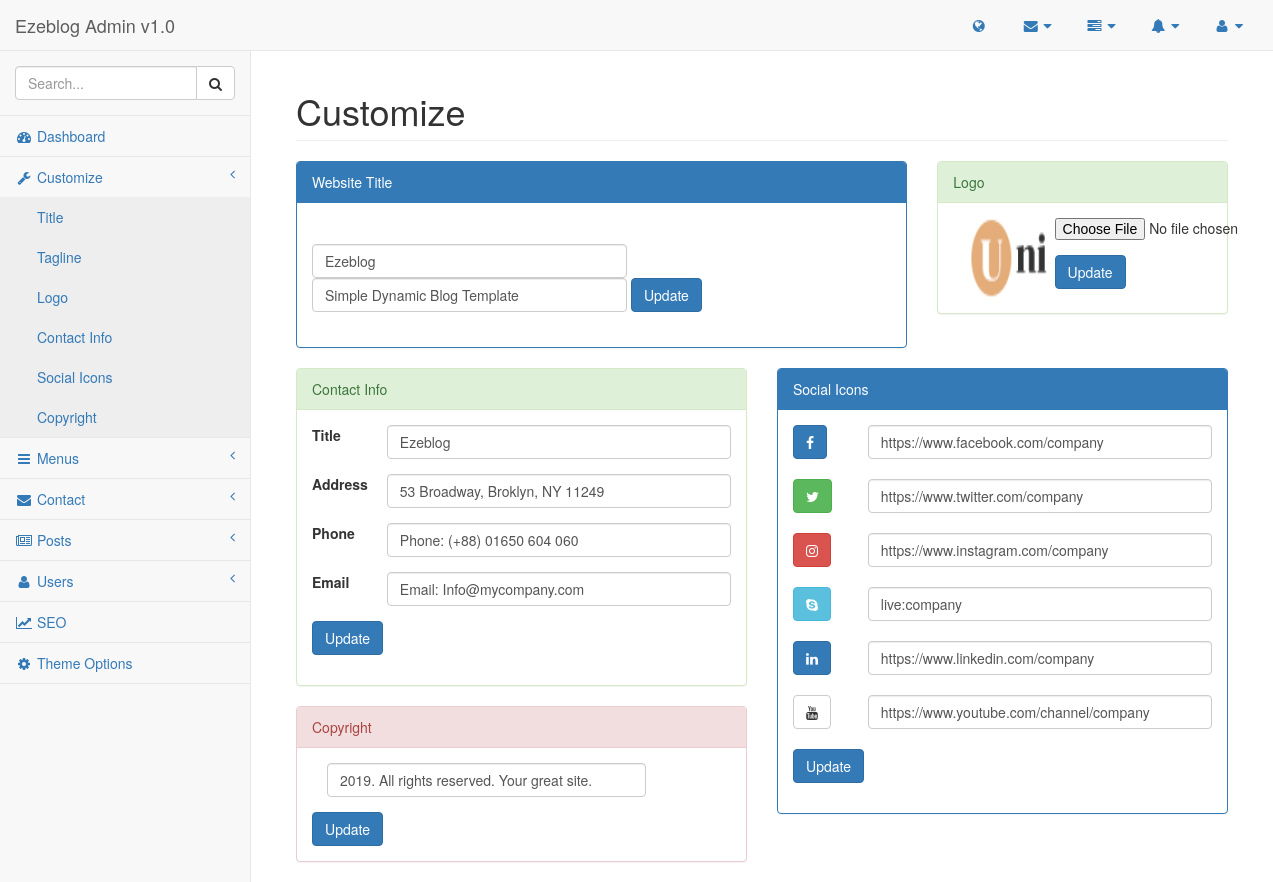
Page /admin/pages/customize.php (signed in) on the committed database.
### tables this page shows
CREATE TABLE `list_customize` (
  `id` int(11) NOT NULL,
  `title` varchar(255) NOT NULL,
  `tagline` varchar(255) NOT NULL,
  `url` varchar(255) NOT NULL,
  `logo` varchar(255) NOT NULL,
  `textlogo` varchar(255) NOT NULL,
  `address` varchar(255) NOT NULL,
  `phone` varchar(255) NOT NULL,
  `email` varchar(255) NOT NULL,
  `copyright` varchar(255) NOT NULL,
  `status` int(11) NOT NULL DEFAULT '1',
  `updated_at` timestamp NOT NULL ON UPDATE CURRENT_TIMESTAMP
);

CREATE TABLE `list_social` (
  `id` int(11) NOT NULL,
  `facebook` varchar(255) NOT NULL,
  `twitter` varchar(255) NOT NULL,
  `instagram` varchar(255) NOT NULL,
  `skype` varchar(255) NOT NULL,
  `linkedin` varchar(255) NOT NULL,
  `youtube` varchar(255) NOT NULL
);

### lib/database.php (called while the page is built, shortened)
<?php
Class Database{
    public $host   = DB_HOST;
    public $user   = DB_USER;
    public $pass   = DB_PASS;
    public $name   = DB_NAME;
    public $link;
    private function connectDB(){
        $this->link = new mysqli($this->host, $this->user, $this->pass, $this->name);
    }
    public function select($query){
        $result = $this->link->query($query) or die($this->link->error.__LINE__);
        if($result->num_rows > 0){
            return $result;
        } else {
            return false;
        }
    }
}
?>

### admin/pages/customize.php (the view, shortened to what this page needs)
<?php include '../inc/header.php'; ?>
<?php include '../inc/sidebar.php'; ?>
<div id="page-wrapper">
    <div class="container-fluid">
        <div class="row">
            <div class="col-lg-12">
                <h1 class="page-header">Customize</h1>
            </div>
                <?php
                    $query = "SELECT * FROM list_customize WHERE id = '1'  ";
                    $data = $database->select($query);
                    if($data){
                        while($result = $data->fetch_assoc()){
                ?>
                <div id="title-panel">
                    <div class="col-lg-8">
                        <div class="panel panel-primary">
                            <div class="panel-heading">
                                Website Title
                            </div>
                            <div class="panel-body title-panel">
                                <form class="form-inline title-form" action="" method="post">
                                    <div class="form-group mx-sm-3 mb-2">
                                        <input type="text" name="title" class="form-control" id="inputPassword2" value="<?php echo $result['title']; ?>">
                                    </div>
                                    <div class="form-group mx-sm-3 mb-2">
                                        <input type="text" name="tagline" class="form-control" id="inputPassword2" value="<?php echo $result['tagline']; ?>">
                                    </div>
                                    <input type="submit" class="btn btn-primary mb-2" name="headline" value="Update">
                                </form>
                            </div>
                        </div>
                    </div>
                    <div class="col-lg-4">
                        <div class="panel panel-success">
                            <div class="panel-heading">
                                Logo
                            </div>
                            <div class="panel-body">
                                <div class="col-md-4">
                                    <img src="../<?php echo $result['logo']; ?>" alt="" width="80px" height="80px">
                                </div>
                                <div class="col-md-8">
                                    <form action="" class="" method="post"  enctype="multipart/form-data">
                                        <div class="form-group">
                                            <input type="file" name="image" />
                                        </div>
                                        <input type="submit" class="btn btn-primary mb-2" name="logo" value="Update">
                                    </form>
                                </div>
                            </div>
                        </div>
                    </div>
              </div>
                <div id="contact-panel">
                    <div class="col-lg-6">
                        <div class="panel panel-success">
                            <div class="panel-heading">
                                Contact Info
                            </div>
                            <div class="panel-body">
                                <form action=""  method="post">
                                    <div class="form-group row">
                                        <label for="inputEmail3" class="col-sm-2 col-form-label">Title</label>
                                        <div class="col-sm-10">
                                            <input type="text" name="title" class="form-control" id="inputEmail3" value="<?php echo $result['title']; ?>">
                                        </div>
                                    </div>
                                    <div class="form-group row">
                                        <label for="inputEmail3" class="col-sm-2 col-form-label">Address</label>
                                        <div class="col-sm-10">
                                            <input type="text" name="address" class="form-control" id="inputEmail3" value="<?php echo $result['address']; ?>">
                                        </div>
                                    </div>
                                    <div class="form-group row">
                                        <label for="inputEmail3" class="col-sm-2 col-form-label">Phone</label>
                                        <div class="col-sm-10">
                                            <input type="text" name="phone" class="form-control" id="inputEmail3" value="<?php echo $result['phone']; ?>">
                                        </div>
                                    </div>
                                    <div class="form-group row">
                                        <label for="inputEmail3" class="col-sm-2 col-form-label">Email</label>
                                        <div class="col-sm-10">
                                            <input type="text" name="email" class="form-control" id="inputEmail3" value="<?php echo $result['email']; ?>">
                                        </div>
                                    </div>
                                    <div class="form-group row">
                                        <div class="col-sm-10">
                                            <input type="submit" class="btn btn-primary mb-2" name="contact" value="Update">
                                        </div>
                                    </div>
                                </form>
                            </div>
                        </div>
                        <div class="panel panel-danger">
                            <div class="panel-heading">
                                Copyright
                            </div>
                            <div class="panel-body">
                                <form  action="" method="post">
                                    <div class="form-group col-md-10">
                                        <input type="text" name="copyright" class="form-control" id="inputPassword2" value="<?php echo $result['copyright']; ?>">
                                    </div>
                                    <input type="submit" class="btn btn-primary mb-2" name="copytext" value="Update">
                                </form>
                            </div>
                        </div>
                    </div>
                    <div class="col-lg-6">
                        <div class="panel panel-primary">
                            <div class="panel-heading">
                                Social Icons
                            </div>
                            <div class="panel-body">
                                <form action="" method="post">
                                    <?php
                                        $query = "SELECT * FROM list_social WHERE id = '1'  ";
                                        $data = $database->select($query);
                                        if($data){
                                        while($result = $data->fetch_assoc()){
                                    ?>
                                    <div class="form-group row">
                                        <label for="inputEmail3" class="col-sm-2 col-form-label"><a href="" class="btn btn-primary btn-facebook"><i class="fa fa-facebook"></i></a></label>
                                        <div class="col-sm-10">
                                            <input type="facebook" name="facebook" class="form-control" id="inputEmail3" value="<?php echo $result['facebook']; ?>">
                                        </div>
                                    </div>
                                    <div class="form-group row">
                                        <label for="inputEmail3" class="col-sm-2 col-form-label"><a href="" class="btn btn-primary btn-success"><i class="fa fa-twitter"></i></a></label>
                                        <div class="col-sm-10">
                                            <input type="text" name="twitter" class="form-control" id="inputEmail3" value="<?php echo $result['twitter']; ?>">
                                        </div>
                                    </div>
                                    <div class="form-group row">
                                        <label for="inputEmail3" class="col-sm-2 col-form-label"><a href="" class="btn btn-danger btn-instagram"><i class="fa fa-instagram"></i></a></label>
                                        <div class="col-sm-10">
                                            <input type="text" name="instagram" class="form-control" id="inputEmail3" value="<?php echo $result['instagram']; ?>">
                                        </div>
                                    </div>
                                    <div class="form-group row">
                                        <label for="inputEmail3" class="col-sm-2 col-form-label"><a href="" class="btn btn-info btn-skype"><i class="fa fa-skype"></i></a></label>
                                        <div class="col-sm-10">
                                            <input type="text" name="skype" class="form-control" id="inputEmail3" value="<?php echo $result['skype']; ?>">
                                        </div>
                                    </div>
                                    <div class="form-group row">
                                        <label for="inputEmail3" class="col-sm-2 col-form-label"><a href="" class="btn btn-primary btn-linkedin"><i class="fa fa-linkedin"></i></a></label>
                                        <div class="col-sm-10">
                                            <input type="text" name="linkedin" class="form-control" id="inputEmail3" value="<?php echo $result['linkedin']; ?>">
                                        </div>
                                    </div>
                                    <div class="form-group row">
                                        <label for="inputEmail3" class="col-sm-2 col-form-label"><a href="" class="btn btn-default btn-youtube"><i class="fa fa-youtube"></i></a></label>
                                        <div class="col-sm-10">
                                            <input type="text" name="youtube" class="form-control" id="inputEmail3" value="<?php echo $result['youtube']; ?>">
                                        </div>
                                    </div>
                                    <div class="form-group row">
                                        <div class="col-sm-10">
                                            <input type="submit" class="btn btn-primary mb-2" name="social" value="Update">
                                        </div>
                                    </div>
                                    <?php
                                            }
                                        }
                                    ?>
                                </form>
                            </div>
                        </div>
                    </div>
              </div>
            <?php
                    }
                }
            ?>
        </div>
    </div>
</div>
<?php include '../inc/footer.php'; ?>

### rows in the picture
list_customize: title "Ezeblog", tagline "Simple Dynamic Blog Template", logo (picture), address "53 Broadway, Broklyn, NY 11249", phone "Phone: (+88) 01650 604 060", email "Email: Info@mycompany.com", copyright "2019. All rights reserved. Your great site."
list_social: facebook "https://www.facebook.com/company", twitter "https://www.twitter.com/company", instagram "https://www.instagram.com/company", skype "live:company", linkedin "https://www.linkedin.com/company", youtube "https://www.youtube.com/channel/company"
